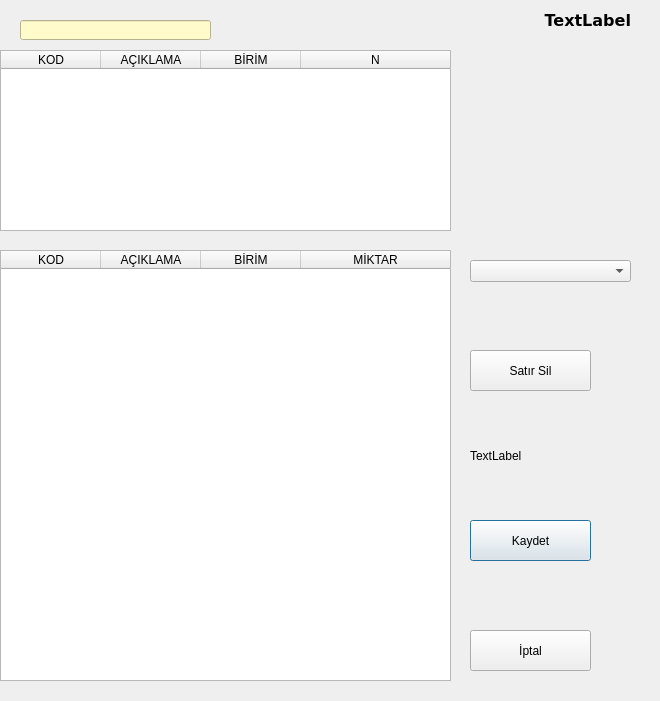
<?xml version="1.0" encoding="UTF-8"?>
<ui version="4.0">
 <class>Dialog2</class>
 <widget class="QDialog" name="Dialog2">
  <property name="geometry">
   <rect>
    <x>0</x>
    <y>0</y>
    <width>660</width>
    <height>701</height>
   </rect>
  </property>
  <property name="windowTitle">
   <string>Reçete</string>
  </property>
  <property name="windowIcon">
   <iconset>
    <normaloff>nenra.ico</normaloff>nenra.ico</iconset>
  </property>
  <property name="styleSheet">
   <string notr="true"/>
  </property>
  <widget class="QLineEdit" name="lineEdit">
   <property name="geometry">
    <rect>
     <x>20</x>
     <y>20</y>
     <width>191</width>
     <height>20</height>
    </rect>
   </property>
   <property name="autoFillBackground">
    <bool>false</bool>
   </property>
   <property name="styleSheet">
    <string notr="true">background-color: rgb(255, 251, 202);</string>
   </property>
  </widget>
  <widget class="QTableWidget" name="tableWidget">
   <property name="geometry">
    <rect>
     <x>0</x>
     <y>50</y>
     <width>451</width>
     <height>181</height>
    </rect>
   </property>
   <property name="styleSheet">
    <string notr="true">;</string>
   </property>
   <attribute name="horizontalHeaderStretchLastSection">
    <bool>true</bool>
   </attribute>
   <column>
    <property name="text">
     <string>KOD</string>
    </property>
   </column>
   <column>
    <property name="text">
     <string>AÇIKLAMA</string>
    </property>
   </column>
   <column>
    <property name="text">
     <string>BİRİM</string>
    </property>
   </column>
   <column>
    <property name="text">
     <string>N</string>
    </property>
   </column>
  </widget>
  <widget class="QTableWidget" name="tableWidget_2">
   <property name="geometry">
    <rect>
     <x>0</x>
     <y>250</y>
     <width>451</width>
     <height>431</height>
    </rect>
   </property>
   <property name="sizePolicy">
    <sizepolicy hsizetype="Expanding" vsizetype="Expanding">
     <horstretch>0</horstretch>
     <verstretch>0</verstretch>
    </sizepolicy>
   </property>
   <attribute name="horizontalHeaderStretchLastSection">
    <bool>true</bool>
   </attribute>
   <attribute name="verticalHeaderStretchLastSection">
    <bool>false</bool>
   </attribute>
   <column>
    <property name="text">
     <string>KOD</string>
    </property>
   </column>
   <column>
    <property name="text">
     <string>AÇIKLAMA</string>
    </property>
   </column>
   <column>
    <property name="text">
     <string>BİRİM</string>
    </property>
   </column>
   <column>
    <property name="text">
     <string>MİKTAR</string>
    </property>
   </column>
  </widget>
  <widget class="QLabel" name="label">
   <property name="geometry">
    <rect>
     <x>240</x>
     <y>10</y>
     <width>391</width>
     <height>21</height>
    </rect>
   </property>
   <property name="font">
    <font>
     <family>Verdana</family>
     <pointsize>12</pointsize>
     <weight>75</weight>
     <bold>true</bold>
    </font>
   </property>
   <property name="text">
    <string>TextLabel</string>
   </property>
   <property name="alignment">
    <set>Qt::AlignRight|Qt::AlignTrailing|Qt::AlignVCenter</set>
   </property>
  </widget>
  <widget class="QLabel" name="label_2">
   <property name="geometry">
    <rect>
     <x>530</x>
     <y>50</y>
     <width>251</width>
     <height>191</height>
    </rect>
   </property>
   <property name="text">
    <string/>
   </property>
   <property name="pixmap">
    <pixmap>../../muhasebe-2/Pictures/Adsız.png</pixmap>
   </property>
   <property name="scaledContents">
    <bool>true</bool>
   </property>
  </widget>
  <widget class="QPushButton" name="pushButton">
   <property name="geometry">
    <rect>
     <x>470</x>
     <y>520</y>
     <width>121</width>
     <height>41</height>
    </rect>
   </property>
   <property name="text">
    <string>Kaydet</string>
   </property>
  </widget>
  <widget class="QPushButton" name="pushButton_2">
   <property name="geometry">
    <rect>
     <x>470</x>
     <y>630</y>
     <width>121</width>
     <height>41</height>
    </rect>
   </property>
   <property name="text">
    <string>İptal</string>
   </property>
  </widget>
  <widget class="QLabel" name="label_3">
   <property name="geometry">
    <rect>
     <x>470</x>
     <y>440</y>
     <width>71</width>
     <height>31</height>
    </rect>
   </property>
   <property name="text">
    <string>TextLabel</string>
   </property>
  </widget>
  <widget class="QPushButton" name="pushButton_3">
   <property name="geometry">
    <rect>
     <x>470</x>
     <y>350</y>
     <width>121</width>
     <height>41</height>
    </rect>
   </property>
   <property name="autoFillBackground">
    <bool>false</bool>
   </property>
   <property name="styleSheet">
    <string notr="true">background =rgb(255, 16, 60)</string>
   </property>
   <property name="text">
    <string>Satır Sil</string>
   </property>
  </widget>
  <widget class="QComboBox" name="comboBox">
   <property name="geometry">
    <rect>
     <x>470</x>
     <y>260</y>
     <width>161</width>
     <height>22</height>
    </rect>
   </property>
  </widget>
 </widget>
 <resources/>
 <connections>
  <connection>
   <sender>pushButton_2</sender>
   <signal>clicked()</signal>
   <receiver>Dialog2</receiver>
   <slot>close()</slot>
   <hints>
    <hint type="sourcelabel">
     <x>745</x>
     <y>380</y>
    </hint>
    <hint type="destinationlabel">
     <x>406</x>
     <y>318</y>
    </hint>
   </hints>
  </connection>
 </connections>
</ui>
